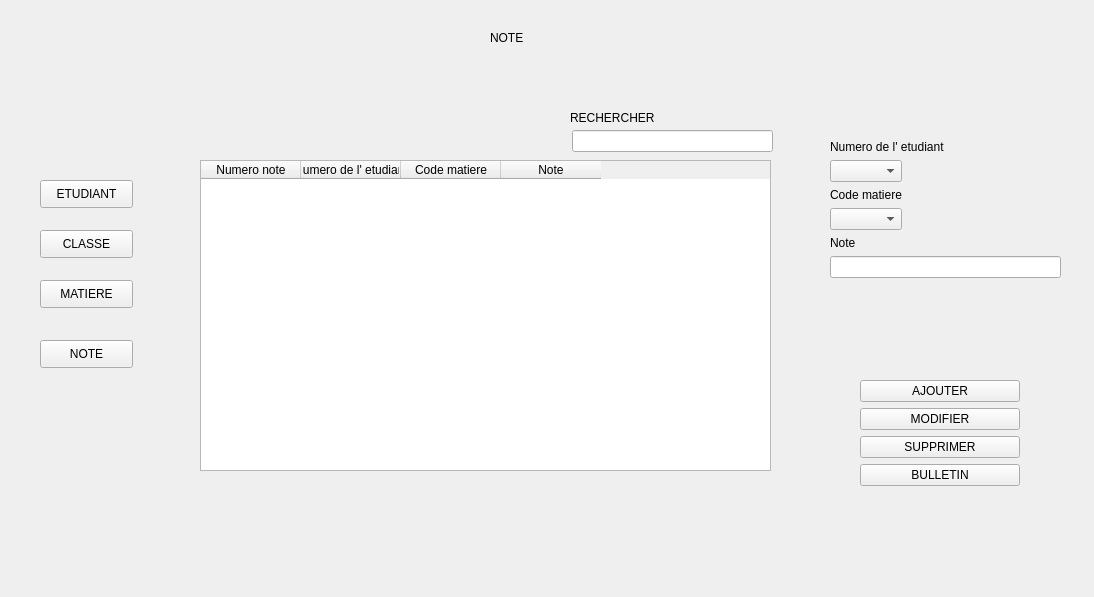
<?xml version="1.0" encoding="UTF-8"?>
<ui version="4.0">
 <class>frm_note</class>
 <widget class="QWidget" name="frm_note">
  <property name="geometry">
   <rect>
    <x>0</x>
    <y>0</y>
    <width>1094</width>
    <height>597</height>
   </rect>
  </property>
  <property name="windowTitle">
   <string>Form</string>
  </property>
  <widget class="QPushButton" name="btnswitchetudiant">
   <property name="geometry">
    <rect>
     <x>40</x>
     <y>180</y>
     <width>93</width>
     <height>28</height>
    </rect>
   </property>
   <property name="text">
    <string>ETUDIANT</string>
   </property>
  </widget>
  <widget class="QPushButton" name="btnswitchclasse">
   <property name="geometry">
    <rect>
     <x>40</x>
     <y>230</y>
     <width>93</width>
     <height>28</height>
    </rect>
   </property>
   <property name="text">
    <string>CLASSE</string>
   </property>
  </widget>
  <widget class="QPushButton" name="btnswitchmatiere">
   <property name="geometry">
    <rect>
     <x>40</x>
     <y>280</y>
     <width>93</width>
     <height>28</height>
    </rect>
   </property>
   <property name="text">
    <string>MATIERE</string>
   </property>
  </widget>
  <widget class="QPushButton" name="btnswitchnote">
   <property name="geometry">
    <rect>
     <x>40</x>
     <y>340</y>
     <width>93</width>
     <height>28</height>
    </rect>
   </property>
   <property name="text">
    <string>NOTE</string>
   </property>
  </widget>
  <widget class="QWidget" name="formLayoutWidget">
   <property name="geometry">
    <rect>
     <x>830</x>
     <y>140</y>
     <width>231</width>
     <height>221</height>
    </rect>
   </property>
   <layout class="QFormLayout" name="formLayout">
    <item row="0" column="0">
     <widget class="QLabel" name="lblnumeroetudiantnote">
      <property name="text">
       <string>Numero de l' etudiant</string>
      </property>
     </widget>
    </item>
    <item row="1" column="0">
     <widget class="QComboBox" name="cbxnumeroetudiantnote"/>
    </item>
    <item row="2" column="0">
     <widget class="QLabel" name="lblcodematierenote">
      <property name="text">
       <string>Code matiere</string>
      </property>
     </widget>
    </item>
    <item row="3" column="0">
     <widget class="QComboBox" name="cbxcodematierenote"/>
    </item>
    <item row="4" column="0">
     <widget class="QLabel" name="lblnote">
      <property name="text">
       <string>Note</string>
      </property>
     </widget>
    </item>
    <item row="5" column="0" colspan="2">
     <widget class="QLineEdit" name="txtnote"/>
    </item>
   </layout>
  </widget>
  <widget class="QTableWidget" name="tbllistenote">
   <property name="geometry">
    <rect>
     <x>200</x>
     <y>160</y>
     <width>571</width>
     <height>311</height>
    </rect>
   </property>
   <column>
    <property name="text">
     <string>Numero note</string>
    </property>
   </column>
   <column>
    <property name="text">
     <string>Numero de l' etudiant</string>
    </property>
   </column>
   <column>
    <property name="text">
     <string>Code matiere</string>
    </property>
   </column>
   <column>
    <property name="text">
     <string>Note</string>
    </property>
   </column>
  </widget>
  <widget class="QWidget" name="formLayoutWidget_2">
   <property name="geometry">
    <rect>
     <x>860</x>
     <y>380</y>
     <width>160</width>
     <height>141</height>
    </rect>
   </property>
   <layout class="QFormLayout" name="formLayout_2">
    <item row="3" column="0" colspan="2">
     <widget class="QPushButton" name="btnbulletin">
      <property name="text">
       <string>BULLETIN</string>
      </property>
     </widget>
    </item>
    <item row="2" column="0" colspan="2">
     <widget class="QPushButton" name="btnsupprimernote">
      <property name="text">
       <string>SUPPRIMER</string>
      </property>
     </widget>
    </item>
    <item row="1" column="0" colspan="2">
     <widget class="QPushButton" name="btnmodifiernote">
      <property name="text">
       <string>MODIFIER</string>
      </property>
     </widget>
    </item>
    <item row="0" column="0" colspan="2">
     <widget class="QPushButton" name="btnajouternote">
      <property name="text">
       <string>AJOUTER</string>
      </property>
     </widget>
    </item>
   </layout>
  </widget>
  <widget class="QLabel" name="lbltitrenote">
   <property name="geometry">
    <rect>
     <x>490</x>
     <y>30</y>
     <width>111</width>
     <height>16</height>
    </rect>
   </property>
   <property name="text">
    <string>NOTE</string>
   </property>
  </widget>
  <widget class="QLabel" name="lblrecherchernote">
   <property name="geometry">
    <rect>
     <x>570</x>
     <y>110</y>
     <width>91</width>
     <height>16</height>
    </rect>
   </property>
   <property name="text">
    <string>RECHERCHER</string>
   </property>
  </widget>
  <widget class="QLineEdit" name="txtrecherchenote">
   <property name="geometry">
    <rect>
     <x>572</x>
     <y>130</y>
     <width>201</width>
     <height>22</height>
    </rect>
   </property>
  </widget>
 </widget>
 <resources/>
 <connections/>
</ui>
